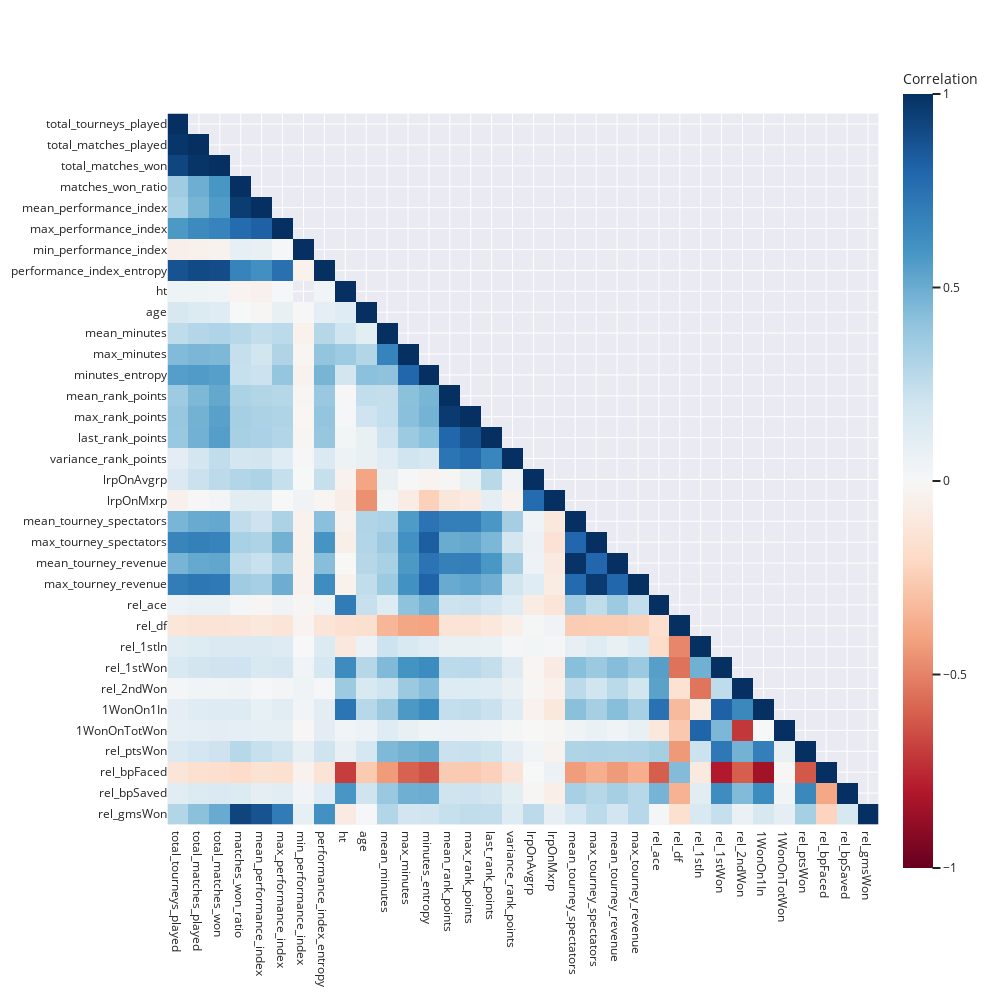

The code cell stored with this chart in its notebook:
### Markdown cell above
### Correlation analysis

Here we look at the correlation between all the defined features

### Code cell
def get_redundant_pairs(df):
    '''Get diagonal and lower triangular pairs of correlation matrix'''
    pairs_to_drop = set()
    cols = df.columns
    for i in range(0, df.shape[1]):
        for j in range(0, i+1):
            pairs_to_drop.add((cols[i], cols[j]))
    return pairs_to_drop

corr_threshold = 0.8
correlation = df_players.corr(method="pearson") #.abs()
correlation = correlation.where(np.tril(np.ones(correlation.shape)).astype(bool)) # remove upper triangle

px.imshow(correlation, labels=dict(color="Correlation"), color_continuous_scale=px.colors.diverging.RdBu, zmin=-1, zmax=1, width=1000, height=1000).show()

correlation = correlation.unstack().drop(labels=get_redundant_pairs(correlation)).sort_values(ascending=False).drop_duplicates()
print(f"These are {len(correlation[(correlation>=corr_threshold) | (correlation<=-corr_threshold)])} pairs whose correlation is bigger/small than ±{corr_threshold*100}%:")
correlation[(correlation>=corr_threshold) | (correlation<=-corr_threshold)]

### Figure 1 — Plotly figure (JSON) as saved in the notebook; plotly's stock layout.template omitted (floating-point values rounded to 4 significant figures; data arrays with more than 128 entries replaced by an {"elided": "..."} marker saying what was removed)
{"data": [{"coloraxis": "coloraxis", "hovertemplate": "x: %{x}<br>y: %{y}<br>Correlation: %{z}<extra></extra>", "name": "0", "type": "heatmap", "x": ["total_tourneys_played", "total_matches_played", "total_matches_won", "matches_won_ratio", "mean_performance_index", "max_performance_index", "min_performance_index", "performance_index_entropy", "ht", "age", "mean_minutes", "max_minutes", "minutes_entropy", "mean_rank_points", "max_rank_points", "last_rank_points", "variance_rank_points", "lrpOnAvgrp", "lrpOnMxrp", "mean_tourney_spectators", "max_tourney_spectators", "mean_tourney_revenue", "max_tourney_revenue", "rel_ace", "rel_df", "rel_1stIn", "rel_1stWon", "rel_2ndWon", "1WonOn1In", "1WonOnTotWon", "rel_ptsWon", "rel_bpFaced", "rel_bpSaved", "rel_gmsWon"], "xaxis": "x", "y": ["total_tourneys_played", "total_matches_played", "total_matches_won", "matches_won_ratio", "mean_performance_index", "max_performance_index", "min_performance_index", "performance_index_entropy", "ht", "age", "mean_minutes", "max_minutes", "minutes_entropy", "mean_rank_points", "max_rank_points", "last_rank_points", "variance_rank_points", "lrpOnAvgrp", "lrpOnMxrp", "mean_tourney_spectators", "max_tourney_spectators", "mean_tourney_revenue", "max_tourney_revenue", "rel_ace", "rel_df", "rel_1stIn", "rel_1stWon", "rel_2ndWon", "1WonOn1In", "1WonOnTotWon", "rel_ptsWon", "rel_bpFaced", "rel_bpSaved", "rel_gmsWon"], "yaxis": "y", "z": {"elided": "34x34 float values"}}], "layout": {"coloraxis": {"cmax": 1, "cmin": -1, "colorbar": {"title": {"text": "Correlation"}}, "colorscale": [[0, "rgb(103,0,31)"], [0.1, "rgb(178,24,43)"], [0.2, "rgb(214,96,77)"], [0.3, "rgb(244,165,130)"], [0.4, "rgb(253,219,199)"], [0.5, "rgb(247,247,247)"], [0.6, "rgb(209,229,240)"], [0.7, "rgb(146,197,222)"], [0.8, "rgb(67,147,195)"], [0.9, "rgb(33,102,172)"], [1, "rgb(5,48,97)"]]}, "height": 1000, "margin": {"t": 60}, "width": 1000, "xaxis": {"anchor": "y", "constrain": "domain", "domain": [0, 1], "scaleanchor": "y"}, "yaxis": {"anchor": "x", "autorange": "reversed", "constrain": "domain", "domain": [0, 1]}}}
